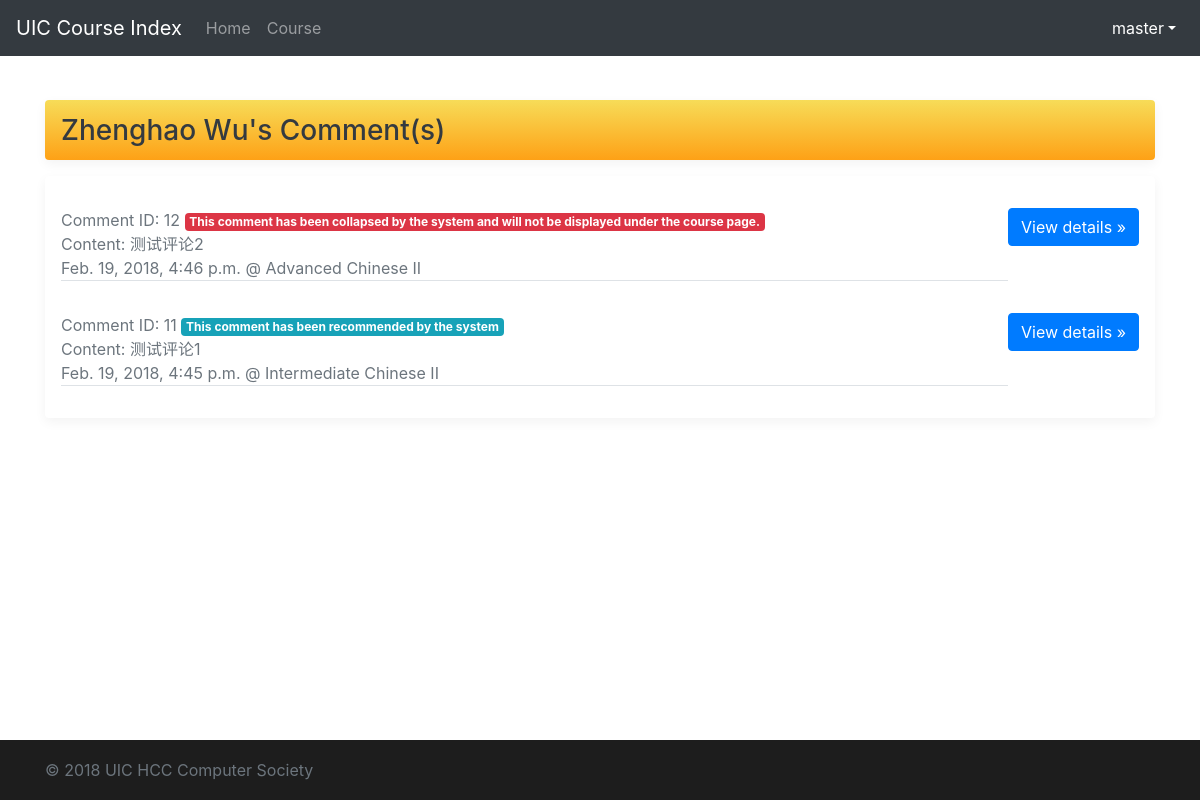
Page /tools/comments/1 (signed in) on the committed database.
### course/models.py (models this page shows, shortened)
class Comments(models.Model):
    course = models.ForeignKey(Course, on_delete=models.CASCADE)
    sender = models.ForeignKey(User, on_delete=models.CASCADE)
    pub_date = models.DateTimeField(auto_now_add=True)
    content = models.TextField()
    is_recommend = models.BooleanField(default=False)
    is_banned = models.BooleanField(default=False)
    up_vote = models.IntegerField(default=0)
    down_vote = models.IntegerField(default=0)
    pid = models.ForeignKey('self', blank=True, null=True, on_delete=models.DO_NOTHING)
    class Meta:
        ordering = ['up_vote', '-pub_date']

class Course(models.Model):
    UIC_DIVISION = (('DST', 'Division of Science and Technology'),
                    ('DBM', 'Division of Business and Management'),
                    ('DHSS', 'Division of Humanities and Social Sciences'),
                    ('DCC', 'Division of Culture and Creativity'),
                    ('ALL', 'All Division'))
    UIC_MAJOR = (
        ('DST', (
            ('FST', 'Food Science and Technology'),
            ('ENVS', 'Environmental Science'),
            ('APSY', 'Applied Psychology'),
            ('STAT', 'Statistics'),
            ('FM', 'Financial Mathematics'),
            ('CST', 'Computer Science and Technology'),
            ('DS', 'Data Science'),
            ('ALLDST', 'All DST Major')
        )),
        ('DBM', (
            ('ACCT', 'Accounting'),
            ('FIN', 'Finance'),
            ('AE', 'Applied Economics'),
            ('EBIS', 'e-Business Management and Information Systems'),
            ('MHR', 'Management of Human Resources'),
            ('MKT', 'Marketing Management'),
            ('EPIN', 'Entrepreneurship and Innovation'),
            ('ALLDBM', 'All DBM Major')
        )),
        ('DCC', (
            ('CCM', 'Culture, Creativity and Management'),
            ('CTV', 'Cinema and Television'),
            ('MAD', 'Media Arts and Design'),
            ('ALLDCC', 'All DCC Major')
        )),
        ('DHSS', (
            ('GIR', 'Government and International Relations'),
            ('SWSA', 'Social Work and Social Administration'),
            ('IJ', 'International Journalism'),
            ('PRA', 'Public Relations and Advertising'),
            ('ATS', 'Applied Translation Studies '),
            ('ELLS', 'English Language and Literature Studies'),
            ('ALLDHSS', 'All DHSS Major')
        )),
        ('ALL', 'ALL Major')
    )
    UIC_COURSE_CATEGORY = (
        ('BBAC', 'BBA (Hons) Core'),
        ('MR', 'Major Required'),
        ('ME', 'Major Elective'),
        ('GEC', 'General Education Core'),
        ('GED', 'General Education Distribution'),
        ('WPEX', 'Whole Person Education Experiential Learning Modules'),
        ('FE', 'Free Elective')
    )
    UIC_COURSE_UNITS = (
        (3, 'Three Units'),
        (1, 'One Unit')
    )
    course_name_en = models.CharField(max_length=128, null=True)
    course_name_cn = models.CharField(max_length=128, null=True)
    course_code = models.CharField(max_length=32, default='EMPY1003')
    course_units = models.IntegerField(default=3, choices=UIC_COURSE_UNITS)
    course_class = models.CharField(max_length=32, default='DEFAULT_CLASS')
    course_major = models.CharField(max_length=32, default='ALL', choices=UIC_MAJOR)
    course_division = models.CharField(max_length=32, default='ALL', choices=UIC_DIVISION)
    course_category = models.CharField(max_length=32, default='FE', choices=UIC_COURSE_CATEGORY)
    course_descriptions = models.TextField(null=True, default='To be added')
    course_pre_request = models.ForeignKey('self', blank=True, null=True, on_delete=models.DO_NOTHING)
    up_vote = models.IntegerField(default=0)
    down_vote = models.IntegerField(default=0)
    pub_date = models.DateTimeField(auto_now_add=True)
    update_time = models.DateTimeField(auto_now=True)
    view_times = models.IntegerField(default=0)
    is_display_score= models.BooleanField(default=True)
    def __str__(self):
        return self.course_name_en

### course/views.py (the view)
# urls.py: path('tools/comments/<int:user_id>', views.view_your_comment, name='view_your_comment'),
def view_your_comment(request, user_id):
    if not request.user.is_authenticated:
        messages.add_message(request, messages.ERROR, 'No permission.')
        return redirect('/')
    else:
        if str(user_id) == str(request.user.id):
            return redirect('/tools/comments/')
        comment = models.Comments.objects.filter(sender = user_id)
        aim_user = User.objects.get(pk=user_id)
        return render(request, 'tools/onecomment.html', {'comments': comment, 'aim_user': aim_user})

### course/templates/tools/onecomment.html (shortened to what this page needs)
<!doctype html>
<html lang="en">
<head>
    <link href="https://cdn.bootcss.com/bootstrap/4.0.0/css/bootstrap.min.css" rel="stylesheet">
    {% load static %}
    <link href="{% static "course/css/login_page.css" %}" rel="stylesheet">
</head>
<body>
<header>
    <nav class="navbar navbar-expand-md navbar-dark fixed-top bg-dark">
        <a class="navbar-brand" href="{% url 'home_page' %}">UIC Course Index</a>
        <div class="collapse navbar-collapse" id="navbarCollapse">
            <ul class="navbar-nav mr-auto">
                <li class="nav-item">
                    <a class="nav-link" href="{% url 'home_page' %}">Home</a>
                </li>
                <li class="nav-item">
                    <a class="nav-link" href="{% url 'course_list' %}">Course</a>
                </li>
            </ul>
            <ul class="navbar-nav ml-auto">
                <li class="nav-item dropdown show">
                    <a class="nav-link dropdown-toggle" href="#" id="dropdown01" data-toggle="dropdown"
                       aria-haspopup="true" aria-expanded="true">{{ user.username }}</a>
                </li>
            </ul>
        </div>
    </nav>
</header>
<main role="main" class="container">
    <br>
    <div class="d-flex align-items-center p-3 my-3 text-white-50 lightyellow-yellow rounded box-shadow">
        <div class="lh-100" style="width: 100%;">
            <div class="d-flex justify-content-between align-items-center">
                <h3 class="mb-0 text-dark lh-100">{{ aim_user.get_full_name }}'s Comment(s)
                </h3>
            </div>
        </div>
    </div>
    <div class="my-3 p-3 bg-white rounded box-shadow">
        {% if aim_user.is_staff or aim_user.is_superuser or aim_user.groups.all.0.name == "course_master" %}
        {% if user.is_staff or user.is_superuser or user.groups.all.0.name == "course_master" %}
            {% for comment in comments %}
                <div class="media text-muted pt-3">
                    <p class="media-body border-bottom border-gray">
                <span>Comment ID: {{ comment.id }}
                    {% if comment.is_recommend %}
                        <span class="badge badge-info">This comment has been recommended by the system</span>
                    {% endif %}
                    {% if comment.is_banned %}
                        <span class="badge badge-danger">This comment has been collapsed by the system and will not be displayed under the course page.</span>
                    {% endif %}
                </span><br>
                        <span>Content: {{ comment.content }}</span><br>
                        <span>{{ comment.pub_date }} @ {{ comment.course }}</span><br>
                    <p><a href="{% url 'course_detail' comment.course.id %}" class="btn btn-primary">View details »</a>
                    </p>
                    </p>
                </div>
            {% endfor %}
        {% else %}
            <h3 class="text-center">You do not have access to this user's comments</h3>
        {% endif %}
    {% endif %}
    </div>
</main>
<footer class="footer">
    <div class="container">
        <span class="text-muted">&copy; 2018 UIC HCC Computer Society</span>
    </div>
</footer>
{% load static %}
</body>
</html>

### course/static/course/css/login_page.css (style rules this page uses)
html { position: relative; min-height: 100%; }
body { margin-bottom: 60px; font-family: -apple-system, BlinkMacSystemFont, "Segoe UI", "Droid Sans", "Helvetica Neue", "PingFang SC", "Hiragino Sans GB", "Droid Sans Fallback", "Microsoft YaHei", sans-serif; }
.footer { position: absolute; bottom: 0; width: 100%; height: 60px; line-height: 60px; background-color: #1d1d1d; }
body > .container { padding: 60px 15px 0; }
.footer > .container { padding-right: 15px; padding-left: 15px; }

### course/templates/tools/onecomment.html (style rules this page uses)
html, body { overflow-x: hidden; }
.text-white-50 { color: rgba(255, 255, 255, .5); }
.lightyellow-yellow { background: #FEA116; background: -webkit-gradient(linear, left top, left bottom, from(#F7DC58), to(#FEA116)); background: -webkit-linear-gradient(#F7DC58, #FEA116); background: -o-linear-gradient(#F7DC58, #FEA116); background: linear-gradient(#F7DC58, #FEA116); }
.border-bottom { border-bottom: 1px solid #e5e5e5; }
.box-shadow { box-shadow: 0 .25rem .75rem rgba(0, 0, 0, .05); }
.lh-100 { line-height: 1; }

### rows in the picture
Comments: id "12", shows "This comment has been collapsed by the system and will not be displayed under the course page.", content "测试评论2", pub_date "Feb. 19, 2018, 4:46 p.m.", course "Advanced Chinese II"
Comments: id "11", shows "This comment has been recommended by the system", content "测试评论1", pub_date "Feb. 19, 2018, 4:45 p.m.", course "Intermediate Chinese II"

### other values in the picture
{{ user.username }} "master"
{{ aim_user.get_full_name }} "Zhenghao Wu"
